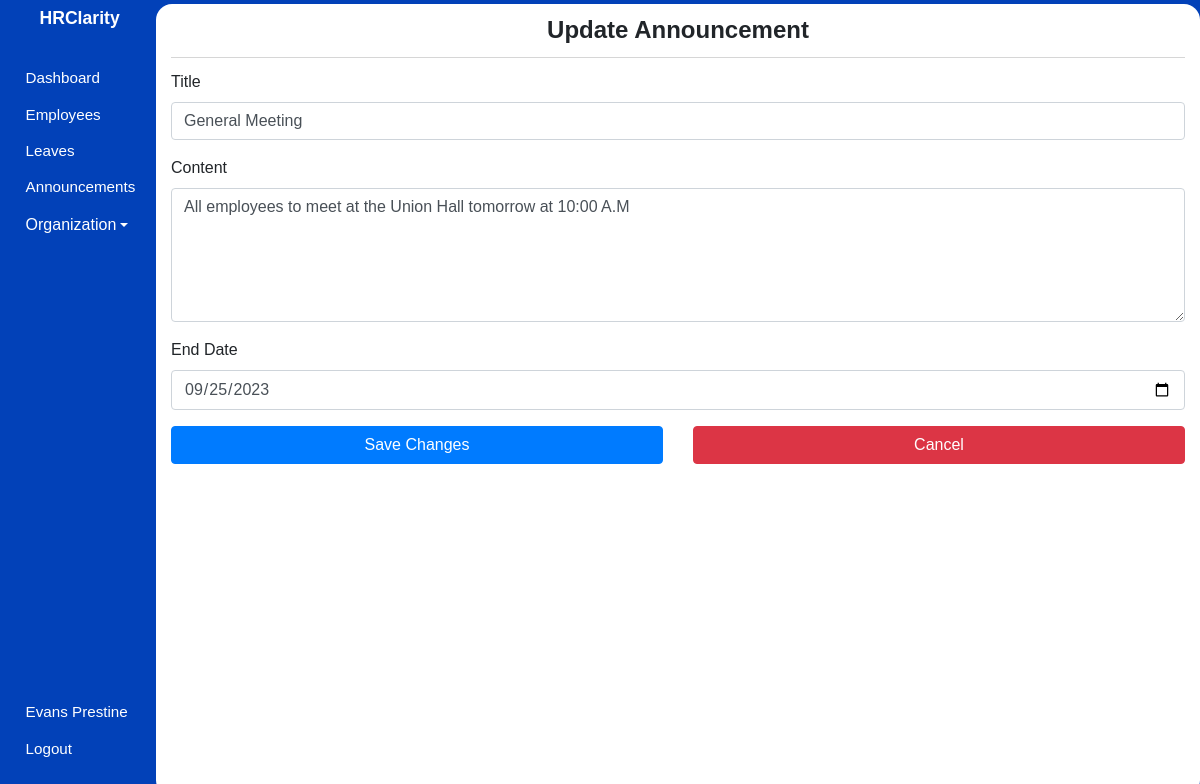
Screenshot of /admin/announcements/1/update (signed in) with the database file from the repository.
### hrms/models.py (models this page shows, shortened)
class User(db.Model, UserMixin):
    id = db.Column(db.Integer, primary_key=True)
    first_name = db.Column(db.String(80), nullable=False)
    last_name = db.Column(db.String(120), nullable=False)
    dob = db.Column(db.Date, nullable=False)
    gender = db.Column(db.String(7), nullable=False)
    email_address = db.Column(db.String(120), nullable=False)
    phone_number = db.Column(db.String(20), nullable=False)
    national_id = db.Column(db.Integer, nullable=False)
    user_level = db.Column(db.Integer, nullable=False, default=1)
    user_type = db.Column(db.String(10), nullable=False, default='employee')
    password = db.Column(db.String(60), nullable=False)
    image_file = db.Column(db.String(20), nullable=False, default='default.jpg')
    leaves = db.relationship('Leave')
    occupation_id = db.Column(db.Integer, db.ForeignKey('occupation.id'), nullable=False)

class Announcement(db.Model):
    id = db.Column(db.Integer, primary_key=True)
    title = db.Column(db.String(80), nullable=False)
    content = db.Column(db.Text, nullable=False)
    created_at = db.Column(db.DateTime, default=datetime.utcnow)
    ends_at = db.Column(db.Date)

### hrms/announcements/routes.py (the view)
@announcements.route('/admin/announcements/<int:announcement_id>/update', methods=['GET', 'POST'])
@login_required
def update_announcement(announcement_id):
    announcement = Announcement.query.get_or_404(announcement_id)
    form = AnnouncementForm()
    if form.validate_on_submit():
        announcement.title = form.title.data
        announcement.content = form.content.data
        announcement.ends_at = form.ends_at.data
        db.session.commit()
        flash('Announcement has been updated!', 'success')
        return redirect(url_for('announcements.view_announcements', announcement_id=announcement.id))
    elif request.method == 'GET':
        form.title.data = announcement.title
        form.content.data = announcement.content
        form.ends_at.data = announcement.ends_at
    return render_template('admin/add_announcement.html', page_title='Update Announcement', form=form, user=current_user)

### hrms/announcements/forms.py
class AnnouncementForm(FlaskForm):
    title = StringField('Title', validators=[DataRequired(), Length(min=3, max=100)], render_kw={"class":"form-control"})
    content = TextAreaField('Content', validators=[DataRequired()], render_kw={"class":"form-control", "rows":5})
    ends_at = DateField('End Date', validators=[DataRequired()], render_kw={"class":"form-control"})
    submit = SubmitField('Save Changes', render_kw={"class":"btn btn-primary btn-block"})

### hrms/models.py (called while the page is built)
@login_manager.user_loader
def load_user(user_id):
    user = User.query.filter_by(id=user_id).first()
    return user

### hrms/templates/admin/add_announcement.html (shortened to what this page needs)
{% extends "main_layout.html" %} {% block body %}
<section class="app">
  {% include 'admin/aside.html' %}
  <main>
    <div class="main_container container-fluid login">
      <div class="body">
        <form action="" method="post">
          <h1>{{ page_title }}</h1>
          <div class="form-group">
            {{ form.title.label }} {% if form.title.errors %} {{ form.title }}
            {% for error in form.title.errors %}
            <span class="text-danger">{{ error }}</span>
            {% endfor %} {% else %} {{ form.title }} {% endif %}
          </div>
          <div class="form-group">
            {{ form.content.label }} {% if form.content.errors %} {{
            form.content }} {% for error in form.content.errors %}
            <span class="text-danger">{{ error }}</span>
            {% endfor %} {% else %} {{ form.content }} {% endif %}
          </div>
          <div class="form-group">
            {{ form.ends_at.label }} {% if form.ends_at.errors %} {{
            form.ends_at }} {% for error in form.ends_at.errors %}
            <span class="text-danger">{{ error }}</span>
            {% endfor %} {% else %} {{ form.ends_at }} {% endif %}
          </div>
          <div class="row">
            <div class="col">{{ form.submit }}</div>
            <div class="col">
              <a
                href="{{ url_for('announcements.view_announcements') }}"
                class="btn btn-danger btn-block"
                >Cancel</a
              >
            </div>
          </div>
        </form>
      </div>
    </div>
  </main>
</section>
{% endblock body %}

### hrms/templates/admin/aside.html (shortened to what this page needs)
<aside>
  <h1>HRClarity</h1>
  <div class="links">
    <ul>
      <li>
        <a href="{{ url_for('admin.admin_dashboard') }}">
            <span class="icon icon-home"></span>
            <span>Dashboard</span>
        </a>
      </li>
      <li>
        <a href="{{ url_for('admin.employees') }}">
            <span class="icon icon-users"></span>
            <span>Employees</span>
        </a>
      </li>
      <li>
        <a href="{{ url_for('leaves.admin_view_leaves') }}">
            <span class="icon icon-car"></span>
            <span>Leaves</span>
        </a>
      </li>
      <li>
        <a href="{{ url_for('announcements.view_announcements') }}">
            <span class="icon icon-speaker"></span>
            <span>Announcements</span>
        </a>
      </li>
      <li class="nav-item dropdown">
        <a class="dropdown-toggle" data-toggle="dropdown" href="#" role="button" aria-expanded="false"><span class="icon icon-building"></span>Organization</a>
    </li>
    </ul>
    <ul>
      <li>
        <a href="{{ url_for('user.update_profile', employee_id=current_user.id) }}">
            <span class="icon icon-user"></span>
            <span>{{ user.first_name }} {{ user.last_name }}</span>
        </a>
      </li>
      <li>
        <a href="{{ url_for('user.logout') }}">
            <span class="icon icon-power-off"></span>
            <span>Logout</span>
        </a>
      </li>
    </ul>
  </div>
</aside>

### hrms/static/css/icomoon.css (style rules this page uses)
[class^="icon-"], [class*=" icon-"] { font-family: 'icomoon' !important; speak: none; font-style: normal; font-weight: normal; font-variant: normal; text-transform: none; line-height: 1; -webkit-font-smoothing: antialiased; -moz-osx-font-smoothing: grayscale; }
.icon-user:before { content: "\f007"; }
.icon-power-off:before { content: "\f011"; }
.icon-home:before { content: "\f015"; }
.icon-users:before { content: "\f0c0"; }
.icon-building:before { content: "\f1ad"; }
.icon-car:before { content: "\f1b9"; }
.icon-speaker:before { content: "\e32d"; }

### hrms/static/css/styles.css (style rules this page uses)
* { font-family: sans-serif, Arial, Helvetica; padding: 0; margin: 0; }
form h1 { border-bottom: 1px solid rgb(214, 214, 214); font-size: 1.5em; font-weight: bold; text-align: center; padding: 0.5em 0; margin: 0 0 0.5em; }
.app { background: #0241b8; height: 100vh; display: flex; align-items: center; }
.app aside { width: 13%; height: 100%; padding: 0.5em 0 0.2em 0.2em; color: #fff; }
.app aside h1 { font-size: 1.1em; font-weight: bold; text-align: center; }
.app aside .links ul { list-style: none; }
.app aside .links ul li { margin: 0.1em 0; padding: 6px; }
.app aside .links ul li a { text-decoration: none; color: #ffffff; display: flex; align-items: center; }
.app aside .links ul:nth-of-type(1) { margin: 2em 0; }
.app aside .links ul:nth-of-type(2) { position: absolute; bottom: 1em; }
.app aside .links .icon { margin: 0 0.3em 0 0; }
.app aside .links a span:nth-of-type(2), .app aside .links .icon { font-size: 0.95em; }
.app main { width: 87%; height: 99vh; overflow-y: auto; z-index: 5; }
.app main .main_container { border-radius: 16px; background: #fff; padding-bottom: 12px; height: 100%; overflow: auto; }

### rows the page displays
User: first_name "Evans", last_name "Prestine"
Announcement: title "General Meeting", content "All employees to meet at the Union Hall tomorrow at 10:00 A.M", ends_at "09/25/2023"

### other values shown
{{ page_title }} "Update Announcement"
